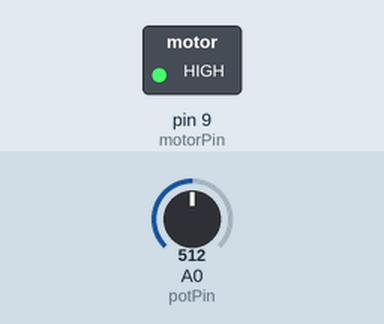
Recording of a sketch running on a simulated Arduino Uno, built with avr-gcc and run on an emulated ATmega328P. Parts: switched loads named in the sketch (green lamp = pin HIGH). The inputs (shaded band) are chosen by the test bench; at power-on: A0 (potPin) = 512. What the sketch prints to the serial monitor is not drawn.

Above: at 0.1 s.
Timing chart, 0 to 1.6 s (numbered marks = the images above):
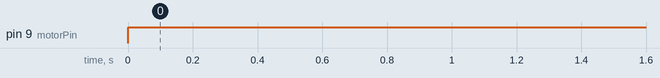

Measured:
- by itself, pin 9 (motorPin): LOW → HIGH at 0.00 s

The sketch:

step_6-pot-print.ino
```cpp
/*
 * Control DC Motor
 *
 * Circuit: motor, transitor and diode on Pin 9
 *          potentiometer on A0
 */

int motorPin = 9; // variable for motor pin
int potPin = A0; // variable for the potentiometer

void setup() {
  // start the Serial communication
  Serial.begin(9600);

  // set that the motor pin will be an output
  pinMode(motorPin, OUTPUT);

}

void loop() {

  // read in the value of the potentiometer
  int potValue = analogRead(potPin);

  Serial.println(potValue);

  // turn on the motor
  digitalWrite(motorPin, HIGH);
  delay(2000);

  // turn off the motor
  digitalWrite(motorPin, HIGH);
  delay(3000);

}
```
